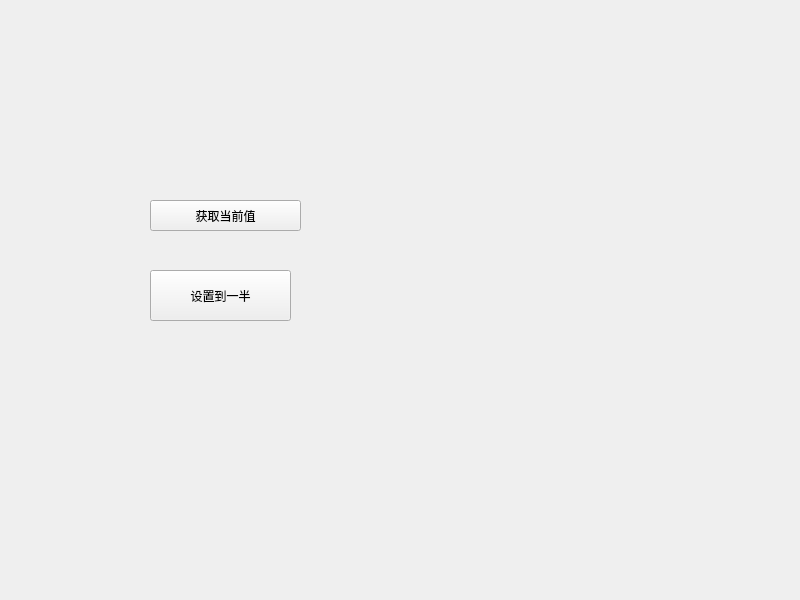
<?xml version="1.0" encoding="UTF-8"?>
<ui version="4.0">
 <class>Widget</class>
 <widget class="QWidget" name="Widget">
  <property name="geometry">
   <rect>
    <x>0</x>
    <y>0</y>
    <width>800</width>
    <height>600</height>
   </rect>
  </property>
  <property name="windowTitle">
   <string>Widget</string>
  </property>
  <widget class="Smallwidget" name="widget1" native="true">
   <property name="geometry">
    <rect>
     <x>90</x>
     <y>130</y>
     <width>271</width>
     <height>41</height>
    </rect>
   </property>
  </widget>
  <widget class="QPushButton" name="btn_get">
   <property name="geometry">
    <rect>
     <x>150</x>
     <y>200</y>
     <width>151</width>
     <height>31</height>
    </rect>
   </property>
   <property name="text">
    <string>获取当前值</string>
   </property>
  </widget>
  <widget class="QPushButton" name="btn_set">
   <property name="geometry">
    <rect>
     <x>150</x>
     <y>270</y>
     <width>141</width>
     <height>51</height>
    </rect>
   </property>
   <property name="text">
    <string>设置到一半</string>
   </property>
  </widget>
 </widget>
 <customwidgets>
  <customwidget>
   <class>Smallwidget</class>
   <extends>QWidget</extends>
   <header location="global">smallwidget.h</header>
   <container>1</container>
  </customwidget>
 </customwidgets>
 <resources/>
 <connections/>
</ui>
